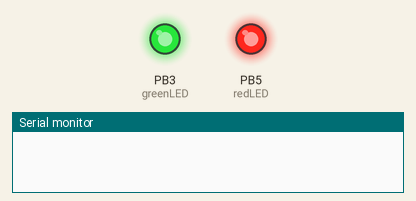
The sketch below on a simulated ATtiny85, built with avr-gcc and run on an emulated ATtiny85. Parts: output pins drawn as LEDs (lit = HIGH), the last lines printed to the serial monitor. Random numbers use the default seed unless the sketch sets one.

Above: at 1.4 s.
At 17.3 s:
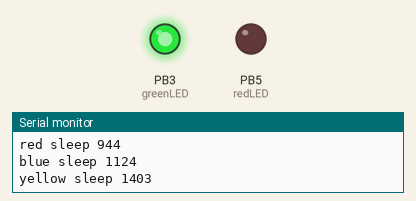
At 37.9 s:
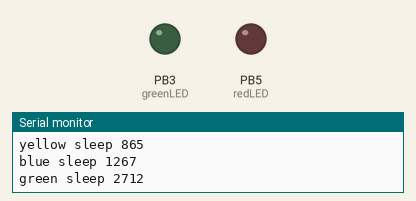
At 39.8 s:
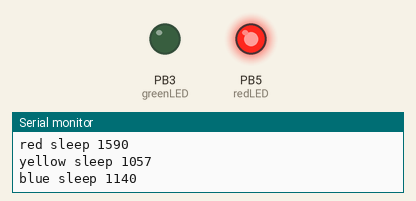
Timing chart, 0 to 40.1 s (numbered marks = the images above):
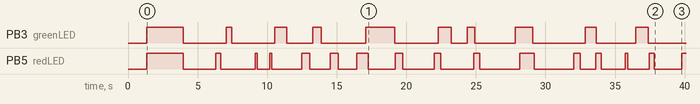

The sketch:

Independent_Multiple_Fading_Blink.ino
```cpp
//multiple fading blink LED
//can use with Ardino
//Use with Attiny85 only 2 PWM available so can use with only 2 LED
//Multiple blink without delay. 4 Leds with independent random blink time, sleep time, slow or fast,
//step of fading. All 4 LEDs run in parallel. Use millis() function as scheduler.

//Following pin assignment is for Aduino Nano compiled with ATmega168

#define greenLED 3
#define redLED 5
#define yellowLED 9
#define blueLED 11

//you can add more LED as long as the amount of PWM pin support
//define fade parameters
//play around all these number to see the effect
#define fadetime_min 50 //interval per cycle in millisec
#define fadetime_max 300 //the higher value increase flashing frequency
#define fadevalue_min 10 //step per cycle of 255
#define fadevalue_max 200 //
#define sleeptime_min 500 //LED sleep after completely off
#define sleeptime_max 3000

//Variable to control green
bool greenUpDown = true;
int green_fadeTiming = 10; //fade time interval value
int green_fadeValue = 1; //fade Value per cycle
int green_lastFade = 5;
unsigned long green_sleeptime = 0;
unsigned long green_lastTime = millis();

//Variable to control red
bool redUpDown = true;
int red_fadeTiming = 10; //fade time interval value
int red_fadeValue = 1; //fade Value per cycle
int red_lastFade = 5;
unsigned long red_sleeptime = 0;
unsigned long red_lastTime = millis();


//Variable to control yellow
bool yellowUpDown = true;
int yellow_fadeTiming = 10; //fade time interval value
int yellow_fadeValue = 1; //fade Value per cycle
int yellow_lastFade = 5;
unsigned long yellow_sleeptime = 0;
unsigned long yellow_lastTime = millis();

//Variable to control blue
bool blueUpDown = true;
int blue_fadeTiming = 10; //fade time interval value
int blue_fadeValue = 1; //fade Value per cycle
int blue_lastFade = 5;
unsigned long blue_sleeptime = 0;
unsigned long blue_lastTime = millis();

void setup()  {
  pinMode(greenLED,OUTPUT);
  pinMode(redLED,OUTPUT);
  pinMode(yellowLED,OUTPUT);
  pinMode(blueLED,OUTPUT);
  Serial.begin(115200);
  delay(100);// Ensure "now" variable > 0 when start the blink function
}
void loop(){
 blink_yellow();
 blink_green();
 blink_red();
 blink_blue();
}

void blink_green(){
unsigned long now = millis();
  if (now < green_sleeptime) {
  return;
  }
  // Set up random global variable for green
  if (green_lastFade <= 0){
    green_fadeTiming = random(fadetime_min, fadetime_max);
    green_fadeValue = random(fadevalue_min, fadevalue_max);
    greenUpDown = true;
    green_lastFade = 1; //not set to 0 to prevent comeagain next cycle
    green_sleeptime = random(sleeptime_min, sleeptime_max);
    Serial.print("green sleep ");
    Serial.println(green_sleeptime);
    green_sleeptime += now;
    return;
  }

  //start fading green up
  if ((now - green_lastTime) >= green_fadeTiming) {
    if (greenUpDown == true){
      green_lastFade += green_fadeValue;
        if (green_lastFade > 255){
           green_lastFade = 255;
           greenUpDown = false;
        }
    }
    else {
        green_lastFade -= green_fadeValue;
        if (green_lastFade < 0){
          green_lastFade = 0;
        }
    }

//    Serial.print("Green_lastfade: ");
//    Serial.println(green_lastFade);
    analogWrite(greenLED, green_lastFade);
    green_lastTime = millis();
  }
}

void blink_red(){
unsigned long now = millis();
  if (now < red_sleeptime) {
  return;
  }
  // Set up random global variable for red
  if (red_lastFade <= 0){
    red_fadeTiming = random(fadetime_min, fadetime_max);
    red_fadeValue = random(fadevalue_min, fadevalue_max);
    redUpDown = true;
    red_lastFade = 1; //not set to 0 to prevent comeagain next cycle
    red_sleeptime = random(sleeptime_min, sleeptime_max);
    Serial.print("red sleep ");
    Serial.println(red_sleeptime);
    red_sleeptime += now;
    return;

  }

  //start fading red up
  if ((now - red_lastTime) >= red_fadeTiming) {
    if (redUpDown == true){
      red_lastFade += red_fadeValue;
        if (red_lastFade > 255){
           red_lastFade = 255;
           redUpDown = false;
      }
    }
    else {
        red_lastFade -= red_fadeValue;
        if (red_lastFade < 0){
          red_lastFade = 0;
        }
    }

//    Serial.print("red_lastfade: ");
//    Serial.println(red_lastFade);
    analogWrite(redLED, red_lastFade);
    red_lastTime = millis();
 }
}

void blink_yellow(){
unsigned long now = millis();
  if (now < yellow_sleeptime) {
  return;
  }
  // Set up random global variable for yellow
  if (yellow_lastFade <= 0){
    yellow_fadeTiming = random(fadetime_min, fadetime_max);
    yellow_fadeValue = random(fadevalue_min, fadevalue_max);
    yellowUpDown = true;
    yellow_lastFade = 1; //not set to 0 to prevent comeagain next cycle
    yellow_sleeptime = random(sleeptime_min, sleeptime_max);
    Serial.print("yellow sleep ");
    Serial.println(yellow_sleeptime);
    yellow_sleeptime += now;
    return;
  }

  //start fading yellow up
  if ((now - yellow_lastTime) >= yellow_fadeTiming) {
    if (yellowUpDown == true){
      yellow_lastFade += yellow_fadeValue;
        if (yellow_lastFade > 255){
           yellow_lastFade = 255;
           yellowUpDown = false;
        }
    }
    else {
        yellow_lastFade -= yellow_fadeValue;
        if (yellow_lastFade < 0){
          yellow_lastFade = 0;
        }
    }

//    Serial.print("yellow_lastfade: ");
//    Serial.println(yellow_lastFade);
    analogWrite(yellowLED, yellow_lastFade);
    yellow_lastTime = millis();
  }
}

void blink_blue(){
unsigned long now = millis();
  if (now < blue_sleeptime) {
  return;
  }
  // Set up random global variable for blue
  if (blue_lastFade <= 0){
    blue_fadeTiming = random(fadetime_min, fadetime_max);
    blue_fadeValue = random(fadevalue_min, fadevalue_max);
    blueUpDown = true;
    blue_lastFade = 1; //not set to 0 to prevent comeagain next cycle
    blue_sleeptime = random(sleeptime_min, sleeptime_max);
    Serial.print("blue sleep ");
    Serial.println(blue_sleeptime);
    blue_sleeptime += now;
    return;
  }

  //start fading yellow up
  if ((now - blue_lastTime) >= blue_fadeTiming) {
    if (blueUpDown == true){
      blue_lastFade += blue_fadeValue;
        if (blue_lastFade > 255){
           blue_lastFade = 255;
           blueUpDown = false;
        }
    }
    else {
        blue_lastFade -= blue_fadeValue;
        if (blue_lastFade < 0){
          blue_lastFade = 0;
        }
    }

//    Serial.print("blue_lastfade: ");
//    Serial.println(blue_lastFade);
    analogWrite(blueLED, blue_lastFade);
    blue_lastTime = millis();
  }
}
```

Measured:
- by itself, PB3 (greenLED): LOW → HIGH at 1.3 s, → LOW 2.6 s later, → HIGH 3.1 s later, → LOW 0.42 s later, … (20 changes in this stretch)
- by itself, PB5 (redLED): LOW → HIGH at 1.3 s, → LOW 2.6 s later, → HIGH 2.3 s later, → LOW 0.38 s later, … (31 changes in this stretch)
